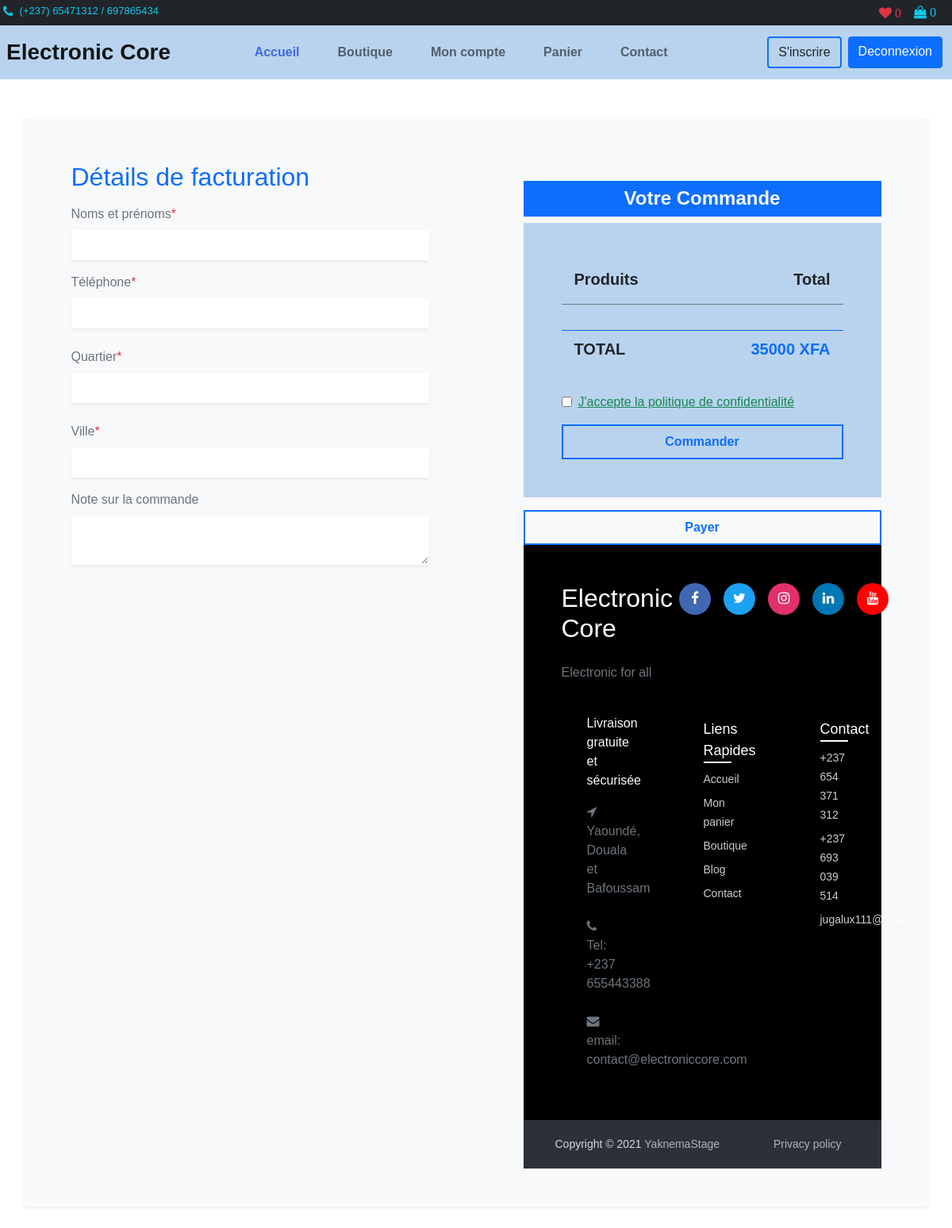
Before: /payment/ (signed in) with the older database file.
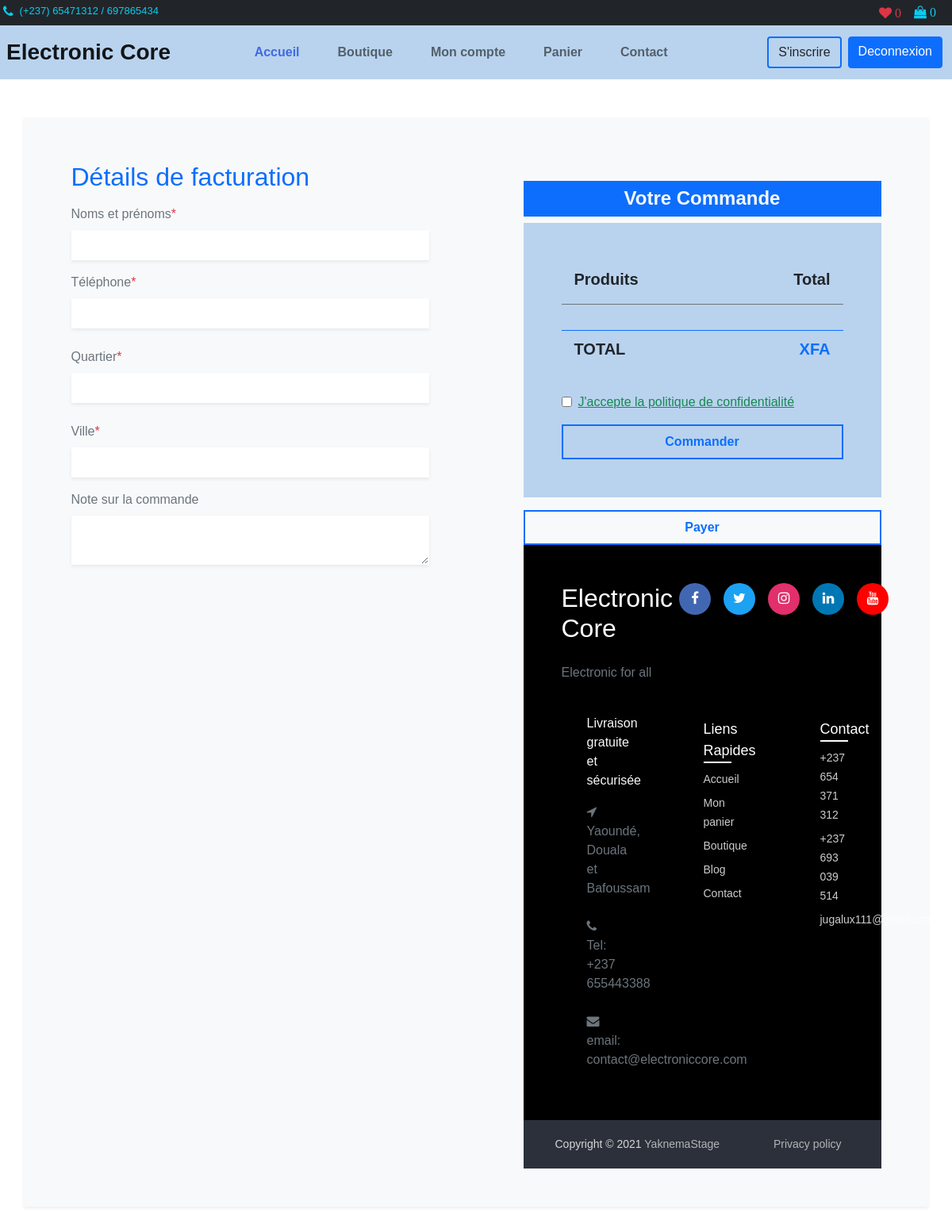
After: the same page with the newer database file.
### core/models.py (models this page shows, shortened)
class Order(models.Model):
    STATE = (
        ('Validated', 'Validated'),
        ('In Cart', 'In Cart'),
        ('Paid', 'Paid'),
    )
    note = models.TextField(null=True)
    ordered_on = models.DateTimeField(auto_now=True, null=True)
    price = models.IntegerField(default=0)
    adress = models.ForeignKey(Address, models.CASCADE, null=True)
    state = models.CharField(max_length=100, choices=STATE, default=STATE[1])
    customer = models.ForeignKey(Customer, models.SET_NULL, null=True,)

### core/views.py (the view, shortened to what this page needs)
# urls.py: path('payment/', PaymentView.as_view(), name='payment'),
class PaymentView(View):
    template_name = "core/checkout.html"
    def get(self, request, *args, **kwargs):
        client = Customer.objects.get(user=request.user)
        cart = Order.objects.filter(
            customer=client, state='In Cart').first()
        context = {'cart': cart}
        return render(request, self.template_name, context)

### core/context_processors.py (called while the page is built)
def categories(request):
    categories = Category.objects.all()
    return {'categories': categories}

### core/templates/core/checkout.html (shortened to what this page needs)
{% extends 'core/base.html' %}
{% block content %}
	<div class="container">
		<div class="row my-5 shadow-sm pb-lg-5 py-2 bg-light">
			<div class="col-lg-5 pt-5 mx-auto bg-transparent" id="userform">
				<h2 class="text-primary">Détails de facturation</h2>
				<form method="post" >
			      <div class="d-grid my-3">
			        <label class="mb-2 text-secondary">Noms et prénoms<span class="text-danger">*</span></label>
			        <input type="text" name="full_name" value="{{form.full_name.value|default_if_none:''}}" class="form-control shadow-sm" required data-validation-required-message="Entrez un Nom" autocomplete="on">
			        </div>
			      <div class="d-grid my-3">
			        <label class="mb-2 text-secondary">Téléphone<span class="text-danger">*</span></label>
			        <input type="tel" name="phone" value="{{form.phone.value|default_if_none:''}}" class="form-control shadow-sm" required data-validation-required-message="Entrez un numéro de Téléphone" autocomplete="on">
			      </div>
			      <div class="d-grid my-3">
			        <label class="my-2 text-secondary">Quartier<span class="text-danger">*</span></label>
			        <input type="text" min="1" name="street" value="{{form.street.value|default_if_none:''}}" class="form-control shadow-sm" required data-validation-required-message="Entrez le nom du quartier" autocomplete="on">
			      </div>
			      <div class="d-grid my-3">
			        <label class="my-2 text-secondary">Ville<span class="text-danger">*</span></label>
			        <input type="text" min="1" value="{{form.city.value|default_if_none:''}}" name="city" class="form-control shadow-sm" required data-validation-required-message="Entrez le nom de la ville" autocomplete="on">
			      </div>
			      <div class="d-grid my-3">
			        <label class="mb-2 text-secondary">Note sur la commande</label>
			        <textarea type="text-area" name="note" value="{{form.note.value|default_if_none:''}}" class="form-control shadow-sm"></textarea>
			      </div>
			</div>
				<div class="col-lg-5 pt-2 mt-lg-5 mx-auto bg-transparent rounded">
					<h4 class="text-center mt-3 text-light bg-primary py-2 fw-bold">Votre Commande</h4>
					<div class="command p-lg-5">
						<div class="d-flex bg-transparent px-3 justify-content-between pt-2 border border-secondary border-top-0 border-start-0 border-end-0">
							<p class="fs-5 fw-bold text-dark">Produits</p>
							<p class="fs-5 fw-bold text-dark">Total</p>
						</div>
						<div class="d-flex bg-transparent px-3 mt-3 justify-content-between pt-2 border border-1 border-primary border-bottom-0 border-start-0 border-end-0">
							<p class="fs-5 text-uppercase text-dark fw-bold">Total</p>
							<p class="fs-5 text-uppercase fw-bold text-primary">{{cart.price}} XFA</p>
						</div>
						<div class="d-flex mt-3 mt-lg-4">
							<input type="checkbox" name="policy" class="border-primary my-auto" required data-validation-required-message="Entrez le nom du quartier" autocomplete="on">
							<a href="#" class="text-success ms-2">J'accepte la politique de confidentialité</a>
						</div>
						<div class="mt-lg-3">
					      	<button type="submit" class="button w-100 bg-transparent fw-bold text-primary border border-2 border-primary p-2" data-bs-toggle="modal" data-bs-target="#payment">
					      		Commander
					      	</button>
					    </div>
					</div>
					<div class="mt-lg-3">
 <button type='submit' class="button w-100 bg-transparent fw-bold text-primary border border-2 border-primary p-2" data-bs-toggle="modal" data-bs-target="#payment">
      Payer
    </button>
{%endblock%}

Changed rows visible on the page:
no longer on this page (row edited): Order: price "35000"
